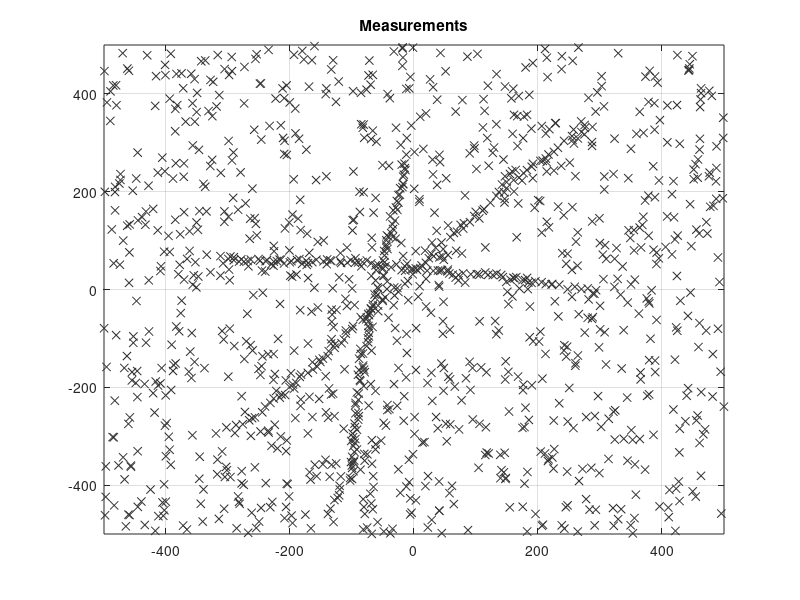
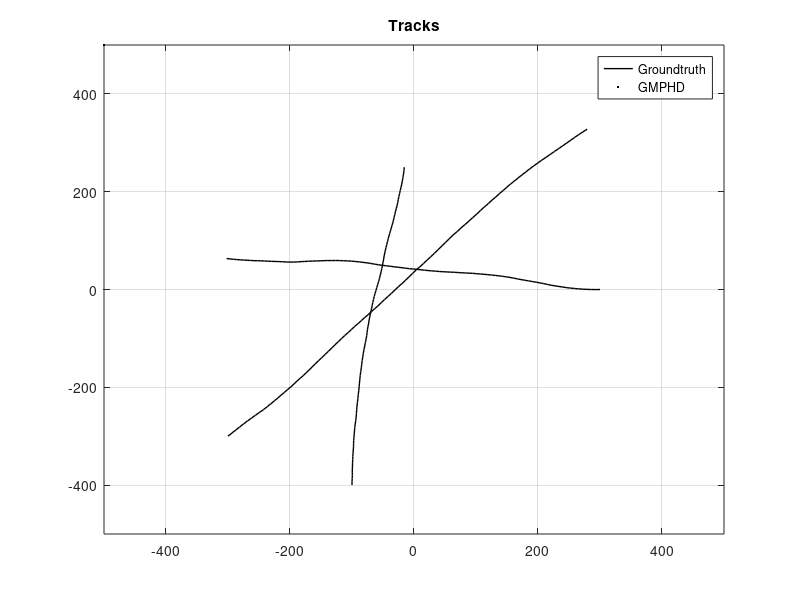

Source code (MATLAB) for these figures, in order: (Note: this script raises an error after producing the figures.)
%% Clear and csstomize MATLAB 
clc;
clear;

set(0,'defaultfigurecolor',[.94 .94 .94])
set(0,'DefaultFigureWindowStyle','normal');

figure(101); clf(101); axis([-500 500 -500 500]); box on; hold on;
figure(102); clf(102); axis([-500 500 -500 500]); box on; hold on;

%% GMPHD modelling params
model.birthRFS = .2;
model.falseAlarms.mean = 10;
model.prune_T = .1*(model.birthRFS/(5+model.falseAlarms.mean)); %;.1*power(10,-3);
model.merge_U = .5;
model.pD = .9;
model.pS = .95;
model.dT = 1;
model.noise_process = .3;
nSigma = 2;
model.noise_sensor = (3*nSigma)^2;
model.F = [1 model.dT;...
           0 1];
model.F = [model.F zeros(size(model.F));...
           zeros(size(model.F)) model.F];
model.Q = model.noise_process * [power(model.dT,4)/4 power(model.dT,3)/2;
                                 power(model.dT,3)/2 power(model.dT,2)];
model.Q = [ model.Q zeros(size(model.Q));
            zeros(size(model.Q)) model.Q];
model.H = [1 0 0 0;...
           0 0 1 0];
model.R = model.noise_sensor * [1^2 0;
                                0 1^2];
model.oSpaceVolume = 1000*1000;
model.falseAlarms.density = model.falseAlarms.mean/model.oSpaceVolume;

disp(model)

%% Generate simulated data
% try
%   load('measurements.mat');
% catch
%   generate_data();
%   load('measurements.mat');
% end
load('measurements_sigma3_lamda10.mat');

%% Plot simulated measurements
figure(101); box on; grid on; hold on;
title('Measurements');
nTime = numel(sensorMeasurements);
for j = 1:numel(sensorMeasurements)
    plot(sensorMeasurements{1,j}.xMeas,sensorMeasurements{1,j}.yMeas,'x','Color',[.2 .2 .2]);
end

%% plot groundtruth
figure(102); box on; grid on; hold on;
title('Tracks');
for j = 1:numel(groundTruth)
    h_102(1) = plot(groundTruth(j).track.x, groundTruth(j).track.y,'-k','LineWidth',1);
end
h_102(2) = plot(-500,500,'.k');
legend(h_102,'Groundtruth','GMPHD');

duration = numel(sensorMeasurements);
MTStateGT = cell(duration,1);
for ii = 1:duration
    for jj = 1:numel(groundTruth)
        MTStateGT{ii} = [MTStateGT{ii} [groundTruth(jj).track.x(ii) groundTruth(jj).track.y(ii)]'];
    end
end

%% structure for hypotheses and tracks
structHyp = struct(...
    'wk',-1,...                % Probability for the hypothesis to exist, keep -1 to lets functions know first iteration
    'mk',zeros(4,1),...        % Mean of the hypothesis
    'Pk',zeros(4),...          % Covariance of the hypothesis
    'Sk', zeros(4),...         % Innovation covariance
    'Kk', 0,...                % Kalman gain
    'neta', 0,...              % target obseravation H*mk              
    'tag', 0,...               % A zero tag means unassigned
    'entry', -1,...
    'status', 0);

HypP = structHyp;
ID = [];
Tracks.id = [];
Tracks.k = [];
Tracks.x = [];
nTracks = 0;

%% Filter
ospaCutOff = 200;
ospaArray = ones(1,duration)*ospaCutOff;

tic;
for k = 1:numel(sensorMeasurements)
    % Prediction
    HypP = gmphd_predict(HypP, model, sensorMeasurements{1,k},k);
    
    % Update
    HypP = gmphd_update( HypP, model, sensorMeasurements{1,k});
    
    % Prune and Merge
    HypP = gmphd_merge( HypP, model.prune_T, model.merge_U );
    
    % State Extraction
    MTState = []; % Multi target state
    wk = extractfield(HypP,'wk');
    disp(['sum of wk:' num2str(sum(wk)) ', nEstimated:' num2str(round(sum(wk)))])
    figure(102);hold on; box on; grid on;
    for i = 1:round(sum(wk))
        if(i>numel(wk))
            break;
        end
        plot(HypP(i).mk(1),HypP(i).mk(3),'.r','MarkerSize',10);
        MTState = [MTState [HypP(i).mk(1) HypP(i).mk(3)]'];
    end
    pause(.01);
    disp(['Iteration:' num2str(k)]);
    
    ospaArray(k) = ospa_dist(MTState, MTStateGT{k}, ospaCutOff, 1);
    figure(103); 
    plot(1:k, ospaArray(1:k), '-k', 'LineWidth', 2);
    xlabel('time');
    ylabel('OSPA dist.');
    drawnow;
    
    % Track Extraction
    cTracks = extractfield(HypP,'status');
    cTracks = HypP(find(cTracks==1));
    for i_cTracks = 1:numel(cTracks);
        if isempty(find(ID==cTracks(i_cTracks).tag))
            ID = [ID cTracks(i_cTracks).tag];
            nTracks = nTracks+1;
        end
    end
    if ~isempty(cTracks)
        cTracks_tag = extractfield(cTracks,'tag');
    end
    for i_Tracks = 1:nTracks
        idx = find(cTracks_tag==ID(i_Tracks));
        if isempty(idx)
            continue;
        end
%         cTracks(idx)
        Tracks(i_Tracks).id = ID(i_Tracks);
        Tracks(i_Tracks).k = [Tracks(i_Tracks).k k];
        Tracks(i_Tracks).x = [Tracks(i_Tracks).x cTracks(idx(1)).mk];
    end
end
runtime = toc;
disp('------------------');
disp(['Runtime: ' num2str(runtime) 'sec'])

figure(101);
for i = 1:numel(Tracks)
    plot(Tracks(i).x(1,:), Tracks(i).x(3,:), '-', 'Color', rand(1,3),'LineWidth',2)
end